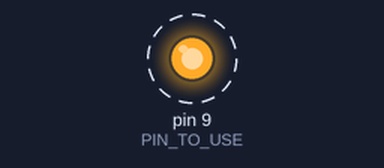
This sketch was run on a simulated Arduino Mega 2560, built with avr-gcc and run on an emulated ATmega2560. Shown: output pins drawn as LEDs (lit = HIGH). Dashed ring = blinking.

Above: at 0.05 s.
Timing chart, 0 to 3.0 s (numbered marks = the images above):
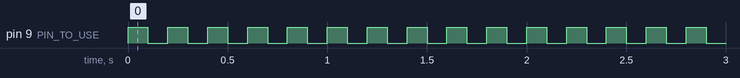

Measured:
- by itself, pin 9 (PIN_TO_USE): alternates HIGH for 0.10 s and LOW for 0.10 s

The sketch:

testing.ino
```cpp
#include <stdio.h>             // Standard IO

// ------------------------ S E T U P    C O D E    B E G I N ------------------------

#define PIN_TO_USE 9

void setup() {
    pinMode(PIN_TO_USE, OUTPUT);
}

// ------------------------ M A I N    C O D E    B E G I N ------------------------
void loop() {
    digitalWrite(PIN_TO_USE, HIGH);
    delay(100);

    digitalWrite(PIN_TO_USE, LOW);
    delay(100);
}
```
